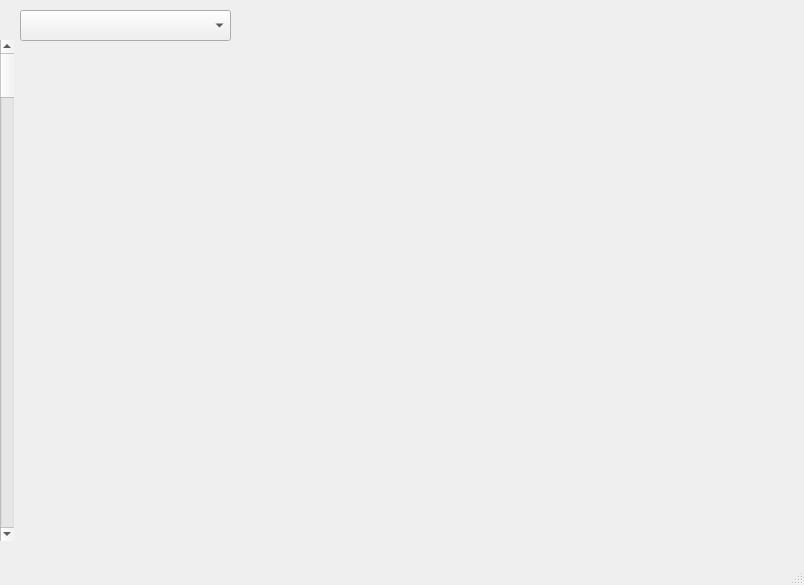
<?xml version="1.0" encoding="UTF-8"?>
<ui version="4.0">
    <class>MainWindow</class>
    <widget class="QMainWindow" name="MainWindow">
        <property name="geometry">
            <rect>
                <x>0</x>
                <y>0</y>
                <width>804</width>
                <height>585</height>
            </rect>
        </property>
        <property name="windowTitle">
            <string>MainWindow</string>
        </property>
        <widget class="QWidget" name="centralwidget">
            <widget class="QWidget" name="verticalLayoutWidget">
                <property name="geometry">
                    <rect>
                        <x>0</x>
                        <y>40</y>
                        <width>771</width>
                        <height>501</height>
                    </rect>
                </property>
                <layout class="QVBoxLayout" name="notifications_layout">
                    <item>
                        <widget class="QScrollBar" name="verticalScrollBar">
                            <property name="orientation">
                                <enum>Qt::Vertical</enum>
                            </property>
                        </widget>
                    </item>
                </layout>
            </widget>
            <widget class="QComboBox" name="comboBox">
                <property name="geometry">
                    <rect>
                        <x>20</x>
                        <y>10</y>
                        <width>211</width>
                        <height>31</height>
                    </rect>
                </property>
            </widget>
        </widget>
        <widget class="QMenuBar" name="menubar">
            <property name="geometry">
                <rect>
                    <x>0</x>
                    <y>0</y>
                    <width>804</width>
                    <height>22</height>
                </rect>
            </property>
        </widget>
        <widget class="QStatusBar" name="statusbar"/>
    </widget>
    <resources/>
    <connections/>
</ui>
